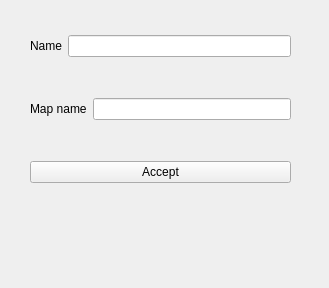
<?xml version="1.0" encoding="UTF-8"?>
<ui version="4.0">
 <class>CreateGame</class>
 <widget class="QWidget" name="CreateGame">
  <property name="geometry">
   <rect>
    <x>0</x>
    <y>0</y>
    <width>329</width>
    <height>288</height>
   </rect>
  </property>
  <property name="windowTitle">
   <string>Form</string>
  </property>
  <widget class="QWidget" name="verticalLayoutWidget">
   <property name="geometry">
    <rect>
     <x>30</x>
     <y>0</y>
     <width>261</width>
     <height>221</height>
    </rect>
   </property>
   <layout class="QVBoxLayout" name="verticalLayout">
    <item>
     <layout class="QHBoxLayout" name="horizontalLayout">
      <item>
       <widget class="QLabel" name="label">
        <property name="text">
         <string>Name</string>
        </property>
       </widget>
      </item>
      <item>
       <widget class="QLineEdit" name="gameName"/>
      </item>
     </layout>
    </item>
    <item>
     <layout class="QHBoxLayout" name="horizontalLayout_3">
      <item>
       <widget class="QLabel" name="label_3">
        <property name="text">
         <string>Map name</string>
        </property>
       </widget>
      </item>
      <item>
       <widget class="QLineEdit" name="mapName"/>
      </item>
     </layout>
    </item>
    <item>
     <widget class="QPushButton" name="acceptButton">
      <property name="text">
       <string>Accept</string>
      </property>
     </widget>
    </item>
   </layout>
  </widget>
 </widget>
 <resources/>
 <connections/>
</ui>
